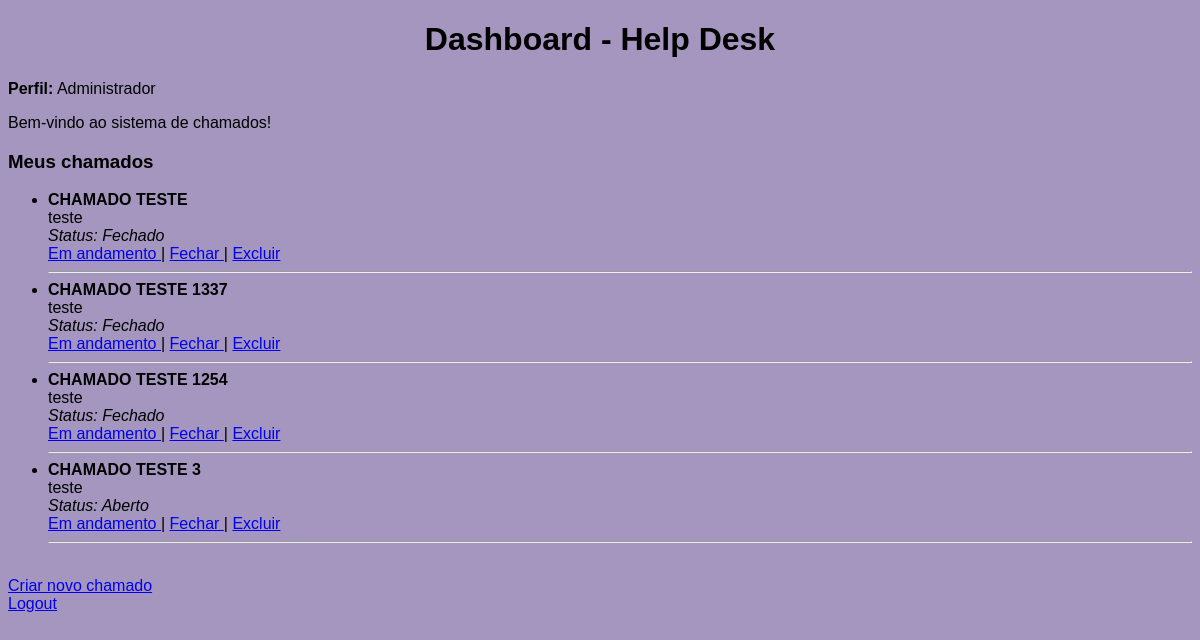
The app's page /dashboard (signed in) with its own data.
### tables this page shows
CREATE TABLE tickets (
    id INTEGER PRIMARY KEY AUTOINCREMENT,
    titulo TEXT NOT NULL,
    descricao TEXT NOT NULL,
    status TEXT NOT NULL,
    user_id INTEGER NOT NULL
);

### app.py (the view)
@app.route('/dashboard')
def dashboard():
    if 'user_id' not in session:
        return redirect(url_for('login'))
    conn = get_db_connection()
    cursor = conn.cursor()
    if session.get('is_admin'):
        cursor.execute("SELECT * FROM tickets")
    else:
        cursor.execute(
            "SELECT * FROM tickets WHERE user_id = ?",
            (session['user_id'],)
        )
    tickets = cursor.fetchall()
    conn.close()
    return render_template('dashboard.html', tickets=tickets)

### app.py (called while the page is built)
def get_db_connection():
    conn = sqlite3.connect('database.db')
    return conn

### templates/dashboard.html (shortened to what this page needs)
<!DOCTYPE html>
<html lang="pt-br">
<head>
    <link rel="stylesheet" href="{{ url_for('static', filename='style.css') }}">
</head>
<body>
    <h1>Dashboard - Help Desk</h1>
    {% if session.is_admin %}
        <p><strong>Perfil:</strong> Administrador</p>
    {% else %}
        <p><strong>Perfil:</strong> Usuário</p>
    {% endif %}
    <p>Bem-vindo ao sistema de chamados!</p>
    <h3>Meus chamados</h3>
    {% if tickets %}
        <ul>
            {% for ticket in tickets %}
                <li>
                    <strong>{{ ticket[1] }}</strong><br>
                    {{ ticket[2] }}<br>
                    <em>Status: {{ ticket[3] }}</em><br>
                    {% if session.is_admin %}
                        <a href="{{ url_for('update_status', ticket_id=ticket[0], status='Em andamento') }}">
                            Em andamento
                        </a> |
                        <a href="{{ url_for('update_status', ticket_id=ticket[0], status='Fechado') }}">
                            Fechar
                        </a> |
                        <a href="{{ url_for('delete_ticket', ticket_id=ticket[0]) }}"
                            onclick="return confirm('Tem certeza que deseja excluir este chamado?');">
                            Excluir
                        </a>
                    {% endif %}
                </li>
                <hr>
            {% endfor %}
        </ul>
    {% else %}
        <p>Você ainda não criou nenhum chamado.</p>
    {% endif %}
    <br>
    <a href="{{ url_for('create_ticket') }}">Criar novo chamado</a><br>
    <a href="{{ url_for('logout') }}">Logout</a>
</body>
</html>

### static/style.css (style rules this page uses)
body { font-family: Arial, Helvetica, sans-serif; background-color: rgb(164, 150, 190); }
h1 { text-align: center; }

### records on screen
tickets: titulo "CHAMADO TESTE", descricao "teste", status "Fechado"
tickets: titulo "CHAMADO TESTE 1337", descricao "teste", status "Fechado"
tickets: titulo "CHAMADO TESTE 1254", descricao "teste", status "Fechado"
tickets: titulo "CHAMADO TESTE 3", descricao "teste", status "Aberto"
